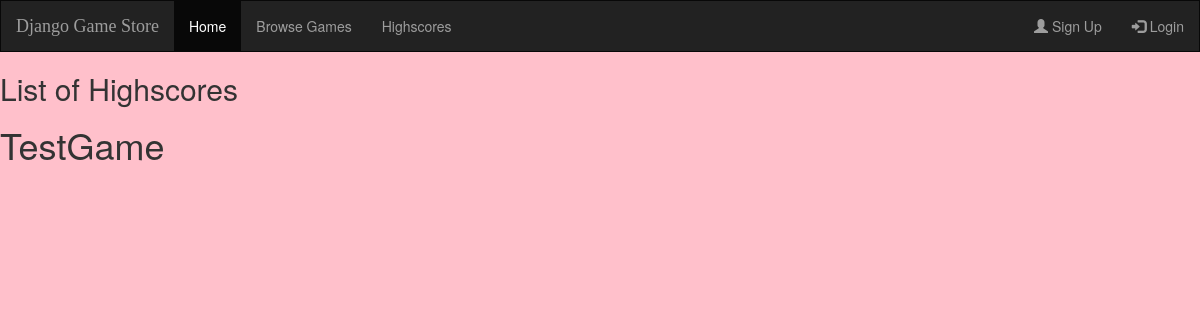
The app's page /highscores/, older data.
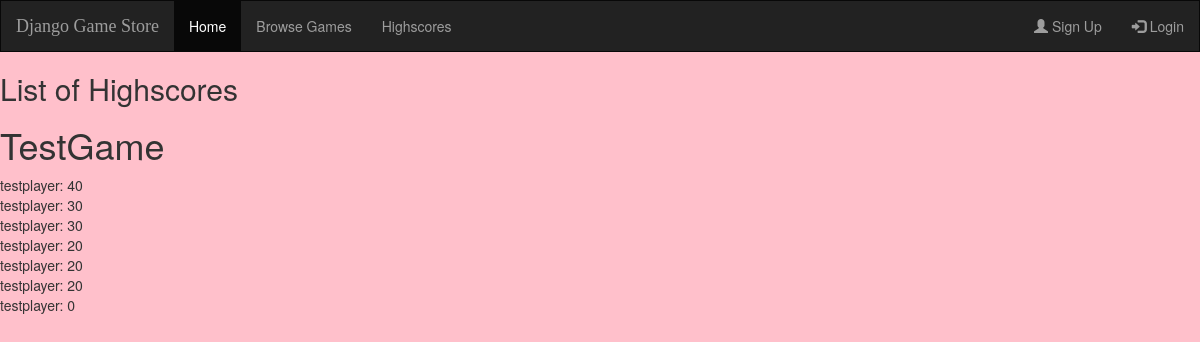
The same page, newer data.
### gamestore/models.py (models this page shows, shortened)
class Game(models.Model):
    name = models.CharField(max_length=255, primary_key=True, unique=True)
    url = models.URLField(max_length=255)
    price = models.DecimalField(max_digits=20, decimal_places=2)
    developer = models.ForeignKey('users.CustomUser', on_delete=models.CASCADE, null=True)
    is_bought = models.BooleanField(default=True)

class Highscore(models.Model):
    id = models.AutoField(primary_key=True)
    game = models.ForeignKey(Game, on_delete=models.CASCADE)
    player = models.ForeignKey('users.CustomUser', on_delete=models.CASCADE)
    score = models.IntegerField()
    def __str__(self):
        return self.player.username + ": " + str(self.score)

### users/models.py (models this page shows)
class CustomUser(AbstractUser):
    usertype = models.CharField(max_length=10)
    games = models.ManyToManyField('gamestore.Game')
    test = models.CharField(max_length=10, choices=usertypes)

### gamestore/views.py (the view)
# urls.py: path('highscores/',HighscoreListView.as_view(),name='highscores' )
class HighscoreListView(ListView):
    model = Highscore
    template_name = 'gamestore/highscores.html'
    context_object_name = 'highscores'
    def get_context_data(self, **kwargs):
        context = super(HighscoreListView, self).get_context_data(**kwargs)
        context.update({
            'games': Game.objects.all()
        })
        return context
    def get_queryset(self):
        return Highscore.objects.order_by('-score')

### gamestore/templates/gamestore/highscores.html (shortened to what this page needs)
{% extends 'base.html' %}
{% block content %}
  <h2>List of Highscores </h2>
  {% for game in games %}
    <h1>{{ game.name }}</h1>
    {% for score in highscores %}
      {% if score.game == game %}
        {{ score }}
        <br>
      {% endif %}
    {% endfor %}
  {% endfor %}
{% endblock %}

### templates/base.html (shortened to what this page needs)
<!DOCTYPE html>
<html lang="en">
<head>
    {% load static %}
    <link rel="stylesheet" href="https://maxcdn.bootstrapcdn.com/bootstrap/3.4.1/css/bootstrap.min.css">
    <link rel="stylesheet" type="text/css" href="{% static 'gamestore/style.css' %}"/>
</head>
<body>
  <nav class="navbar navbar-inverse">
    <div class="container-fluid">
      <div class="navbar-header">
        <a class="navbar-brand" href="{% url 'home' %}">Django Game Store</a>
      </div>
      <ul class="nav navbar-nav">
        <li class="active"><a href="{% url 'home' %}">Home</a></li>
        <li><a href="{% url 'game-list'%}">Browse Games</a></li>
        <li><a href="{% url 'highscores' %}">Highscores</a></li>
      </ul>
      <ul class="nav navbar-nav navbar-right">
        {% if user.is_authenticated %}
          <li><a href="{% url 'logout' %}"><span class="glyphicon glyphicon-log-out"></span> Logout</a></li>
        {% else %}
          <li><a href="{% url 'signup' %}"><span class="glyphicon glyphicon-user"></span> Sign Up</a></li>
          <li><a href="{% url 'login' %}"><span class="glyphicon glyphicon-log-in"></span> Login</a></li>
        {% endif %}
      </ul>
    </div>
  </nav>
  <main>
      {% block content %}
      {% endblock %}
  </main>
</body>
</html>

### gamestore/static/gamestore/style.css (style rules this page uses)
body { background: pink ; }
.navbar { border-radius: 0; }
.navbar-brand { font-family: cursive; }

Row changes from the older to the newer data that the page shows:
added Highscore: player+score "testplayer: 40"
added Highscore: player+score "testplayer: 30"
added Highscore: player+score "testplayer: 30"
added Highscore: player+score "testplayer: 20"
added Highscore: player+score "testplayer: 20"
added Highscore: player+score "testplayer: 20"
added Highscore: player+score "testplayer: 0"
